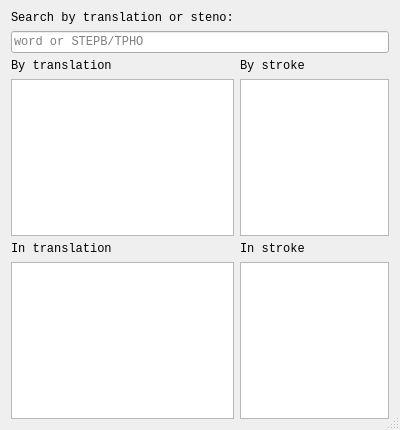
<?xml version="1.0" encoding="UTF-8"?>
<ui version="4.0">
 <class>AdvancedLookup</class>
 <widget class="QDialog" name="AdvancedLookup">
  <property name="geometry">
   <rect>
    <x>0</x>
    <y>0</y>
    <width>400</width>
    <height>430</height>
   </rect>
  </property>
  <property name="font">
   <font>
    <family>Monospace</family>
   </font>
  </property>
  <property name="windowTitle">
   <string>Plover: Suggestions</string>
  </property>
  <property name="sizeGripEnabled">
   <bool>true</bool>
  </property>
  <layout class="QVBoxLayout" name="verticalLayout">
   <item>
    <layout class="QGridLayout" name="gridLayout">
     <item row="2" column="0">
      <widget class="QLabel" name="byTranslationLabel">
       <property name="text">
        <string>By translation</string>
       </property>
      </widget>
     </item>
     <item row="3" column="0">
      <widget class="QPlainTextEdit" name="byTranslationText">
       <property name="readOnly">
        <bool>true</bool>
       </property>
      </widget>
     </item>
     <item row="4" column="0">
      <widget class="QLabel" name="inTranslationLabel">
       <property name="text">
        <string>In translation</string>
       </property>
      </widget>
     </item>
     <item row="5" column="0">
      <widget class="QPlainTextEdit" name="inTranslationText">
       <property name="readOnly">
        <bool>true</bool>
       </property>
      </widget>
     </item>
     <item row="2" column="1">
      <widget class="QLabel" name="byStrokeLabel">
       <property name="text">
        <string>By stroke</string>
       </property>
      </widget>
     </item>
     <item row="3" column="1">
      <widget class="QPlainTextEdit" name="byStrokeText">
       <property name="readOnly">
        <bool>true</bool>
       </property>
      </widget>
     </item>
     <item row="5" column="1">
      <widget class="QPlainTextEdit" name="inStrokeText">
       <property name="readOnly">
        <bool>true</bool>
       </property>
      </widget>
     </item>
     <item row="4" column="1">
      <widget class="QLabel" name="inStrokeLabel">
       <property name="text">
        <string>In stroke</string>
       </property>
      </widget>
     </item>
     <item row="0" column="0">
      <widget class="QLabel" name="queryLabel">
       <property name="text">
        <string>Search by translation or steno:</string>
       </property>
       <property name="alignment">
        <set>Qt::AlignLeading|Qt::AlignLeft|Qt::AlignVCenter</set>
       </property>
      </widget>
     </item>
     <item row="1" column="0" colspan="2">
      <widget class="QLineEdit" name="searchInput">
       <property name="placeholderText">
        <string>word or STEPB/TPHO</string>
       </property>
      </widget>
     </item>
    </layout>
   </item>
  </layout>
  <action name="action_Clear">
   <property name="icon">
    <iconset>
     <normaloff>:/trash.svg</normaloff>:/trash.svg</iconset>
   </property>
   <property name="text">
    <string>&amp;Clear</string>
   </property>
   <property name="toolTip">
    <string>Clear paper tape</string>
   </property>
   <property name="shortcut">
    <string>Ctrl+L</string>
   </property>
  </action>
  <action name="action_ToggleOnTop">
   <property name="checkable">
    <bool>true</bool>
   </property>
   <property name="icon">
    <iconset>
     <normaloff>:/pin.svg</normaloff>:/pin.svg</iconset>
   </property>
   <property name="text">
    <string>&amp;Toggle &quot;always on top&quot;</string>
   </property>
   <property name="toolTip">
    <string>Toggle &quot;always on top&quot;</string>
   </property>
   <property name="shortcut">
    <string>Ctrl+T</string>
   </property>
  </action>
  <action name="action_SelectFont">
   <property name="icon">
    <iconset>
     <normaloff>:/font_selector.svg</normaloff>:/font_selector.svg</iconset>
   </property>
   <property name="text">
    <string>Select &amp;font</string>
   </property>
   <property name="toolTip">
    <string>Open font selection dialog</string>
   </property>
  </action>
 </widget>
 <tabstops>
  <tabstop>searchInput</tabstop>
  <tabstop>byTranslationText</tabstop>
  <tabstop>byStrokeText</tabstop>
  <tabstop>inTranslationText</tabstop>
  <tabstop>inStrokeText</tabstop>
 </tabstops>
 <resources>
  <include location="resources/resources.qrc"/>
 </resources>
 <connections>
  <connection>
   <sender>action_Clear</sender>
   <signal>triggered()</signal>
   <receiver>AdvancedLookup</receiver>
   <slot>on_clear()</slot>
   <hints>
    <hint type="sourcelabel">
     <x>-1</x>
     <y>-1</y>
    </hint>
    <hint type="destinationlabel">
     <x>199</x>
     <y>149</y>
    </hint>
   </hints>
  </connection>
  <connection>
   <sender>action_ToggleOnTop</sender>
   <signal>triggered(bool)</signal>
   <receiver>AdvancedLookup</receiver>
   <slot>on_toggle_ontop(bool)</slot>
   <hints>
    <hint type="sourcelabel">
     <x>-1</x>
     <y>-1</y>
    </hint>
    <hint type="destinationlabel">
     <x>123</x>
     <y>214</y>
    </hint>
   </hints>
  </connection>
  <connection>
   <sender>action_SelectFont</sender>
   <signal>triggered()</signal>
   <receiver>AdvancedLookup</receiver>
   <slot>on_select_font()</slot>
   <hints>
    <hint type="sourcelabel">
     <x>-1</x>
     <y>-1</y>
    </hint>
    <hint type="destinationlabel">
     <x>123</x>
     <y>214</y>
    </hint>
   </hints>
  </connection>
  <connection>
   <sender>searchInput</sender>
   <signal>textEdited(QString)</signal>
   <receiver>AdvancedLookup</receiver>
   <slot>on_lookup(QString)</slot>
   <hints>
    <hint type="sourcelabel">
     <x>123</x>
     <y>18</y>
    </hint>
    <hint type="destinationlabel">
     <x>123</x>
     <y>214</y>
    </hint>
   </hints>
  </connection>
 </connections>
 <slots>
  <slot>on_save()</slot>
  <slot>on_clear()</slot>
  <slot>on_style_changed()</slot>
  <slot>on_toggle_ontop(bool)</slot>
  <slot>on_select_font()</slot>
 </slots>
</ui>
